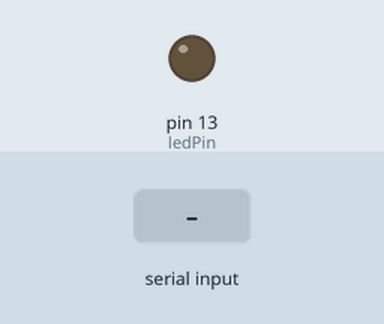
Bench run of a sketch on a simulated Arduino Uno, built with avr-gcc and run on an emulated ATmega328P. Parts: output pins drawn as LEDs (lit = HIGH). Dashed ring = blinking. The test bench sets the inputs (shaded band).

Above: at 1.2 s.
1.3 s: "superSerial,45\n" received over Serial
At 1.7 s:
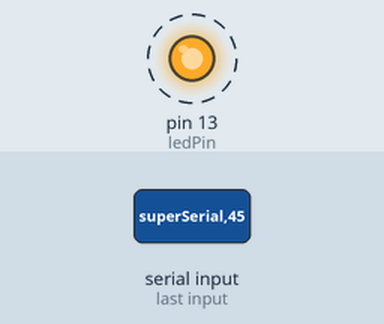
Timing chart, 0 to 10.3 s (numbered marks = the images above; inputs shaded):
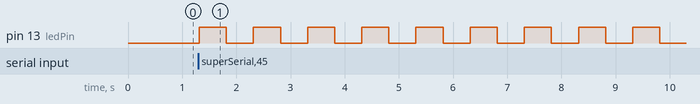

The sketch:

superSerial_mode1_write_only.ino
```cpp
/* Fabio D'Agnano - superSerial, write only testing
use it with the GH plugin, in mode 1 - write only.
If the string that you send starts with superSperial and then a number (N)
(i.e. superserial N), Arduino will blink N times.
Testing purpose, replace it with your logic.*/

const int ledPin = 13; // LED connected to pin 13
String lastReceivedData = ""; // Store the last received data

void setup() {
  pinMode(ledPin, OUTPUT); // Set pin 13 as an output
  Serial.begin(9600);      // Initialize serial communication at 9600 baud
}

void loop() {
  if (Serial.available() > 0) { // Check if data is available
    String receivedData = Serial.readStringUntil('\n'); // Read incoming data

    if (receivedData != lastReceivedData) { // Only process if it's new data
      lastReceivedData = receivedData;     // Update the last received data

      if (receivedData.startsWith("superSerial")) {
        int blinkCount = receivedData.substring(12).toInt(); // Extract the number after "superSerial"
        for (int i = 0; i < blinkCount; i++) {
          digitalWrite(ledPin, HIGH); // Turn LED on
          delay(500);
          digitalWrite(ledPin, LOW); // Turn LED off
          delay(500);
        }
        delay(5000); // Wait for 5 seconds after blinking
      } else {
        digitalWrite(ledPin, HIGH); // Turn LED on if any other data is received
      }
    }
  } else {
    digitalWrite(ledPin, LOW); // Turn LED off if no data is received
  }
}
```

Measured:
- after the input at 1.3 s, pin 13 (ledPin): alternates HIGH for 0.50 s and LOW for 0.50 s, starting at once
